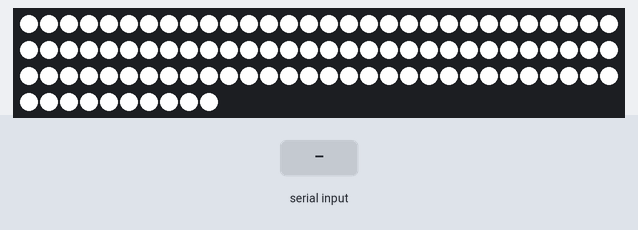
The sketch below on a simulated Arduino Uno, built with avr-gcc and run on an emulated ATmega328P. Parts: 100 RGB LEDs in strip order, left to right, continuing on the next row. Inputs (shaded band) come from the test bench. EEPROM starts erased; what the sketch prints to the serial monitor is not drawn.

Above: at 2.1 s.
3.4 s: "d" received over Serial
5.8 s: "w" received over Serial
8.2 s: "t" received over Serial
Timing chart, 0 to 11.2 s (numbered marks = the images above; inputs shaded):
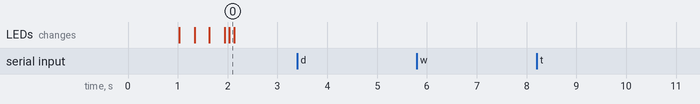

The sketch:

arduino.ino
```cpp
#include <FastLED.h>
#include <EEPROM.h>

struct Config {
  uint8_t led_pin;
  uint8_t led_count;
  uint32_t baud_rate;
  uint8_t update_rate;
  uint8_t version = 1;
};

Config config;
CRGB* leds = nullptr;
uint8_t brightness = 255;
bool setup_completed = false;


void loadConfigFromEEPROM(Config& config) {
  EEPROM.get(0, config);
  if (config.version != 1) {
    config.led_pin = 7;
    config.led_count = 100;
    config.baud_rate = 250000;
    config.update_rate = 30;
    config.version = 1;

    EEPROM.put(0, config);
  }
}

void parseConfigFromBytes(const uint8_t* data, size_t dataLength, Config &out) {
  if (dataLength != sizeof(Config)) {
    Serial.println("ERROR: Invalid config size!");
    return;
  }
  memcpy(&out, data, sizeof(Config));
}


void starting_effect(CRGB* leds, int count) {
  if (setup_completed) return;
  for (int i = 0; i < count; i++) {
    leds[i] = CRGB::White;
    FastLED.show();
    delay(1);
    leds[i] = CRGB::Black;
  }

  for (int i = count - 2; i > 0; i--) {
    leds[i] = CRGB::White;
    FastLED.show();
    delay(1);
    leds[i] = CRGB::Black;
  }
  fill_solid(leds, count, CRGB::White);
  FastLED.show();
  delay(100);
  fill_solid(leds, count, CRGB::Black);
  FastLED.show();
}


void applyConfig(const Config& cfg) {
  if (leds != nullptr) {
    delete[] leds;
  }

  leds = new CRGB[cfg.led_count];

  switch (cfg.led_pin) {
      case 5: FastLED.addLeds<WS2812B, 5, GRB>(leds, cfg.led_count); break;
      case 6: FastLED.addLeds<WS2812B, 6, GRB>(leds, cfg.led_count); break;
      case 7: FastLED.addLeds<WS2812B, 7, GRB>(leds, cfg.led_count); break;
      default: FastLED.addLeds<WS2812B, 7, GRB>(leds, cfg.led_count); break;
    }
  Serial.begin(cfg.baud_rate);
  delay(1000);
  while (Serial.available()) Serial.read();
  FastLED.setBrightness(brightness);
  FastLED.setCorrection(TypicalPixelString);
  FastLED.clear();
  FastLED.show();

  starting_effect(leds, cfg.led_count);
  setup_completed = true;
  Serial.println("READY");
  Serial.flush();
}


void setup() {
  loadConfigFromEEPROM(config);
  applyConfig(config);
}


void loop() {
  if (Serial.available()) {
    char command = Serial.read();

    if (command == 'd') {
      int expected_bytes = config.led_count * 3;
      int bytes_read = 0;
      unsigned long start_time = millis();

      while (bytes_read < expected_bytes && (millis() - start_time) < 1000) {
        if (Serial.available() > 0) {
          bytes_read += Serial.readBytes((char*)(leds), expected_bytes - bytes_read);
        }
      }

      if (bytes_read == expected_bytes) {
        FastLED.show();
        Serial.println("OK");
      } else {
        Serial.print("ERROR: ");
        Serial.print(bytes_read);
        Serial.print("/");
        Serial.println(expected_bytes);
        while(Serial.available()) Serial.read();
      }

    } else if (command == 'w') {
      unsigned long startTime = millis();
      while (Serial.available() < sizeof(Config)) {
        if (millis() - startTime > 1000) {
          Serial.println("ERROR: Config data timeout!");
          while(Serial.available()) Serial.read();
          return;
        }
        delay(1);
      }
      uint8_t buffer[sizeof(Config)];
      Serial.readBytes(buffer, sizeof(Config));
      Config new_cfg;
      parseConfigFromBytes(buffer, sizeof(Config), new_cfg);
      EEPROM.put(0, new_cfg);
      config = new_cfg;

      Serial.println("CONFIG_SAVED");
      delay(100);
    }

    else if (command == 't') {
      Serial.println("ALIVE");
    } else {
      while (Serial.available()) Serial.read();
    }
  }

  static unsigned long last_heartbeat = 0;
  if (millis() - last_heartbeat > 30000) {
    Serial.println("WAITING");
    last_heartbeat = millis();
  }
}
```

Measured:
- after the input at 3.4 s, every drawn part: stays the same
- after the input at 5.8 s, every drawn part: stays the same
- after the input at 8.2 s, every drawn part: stays the same
